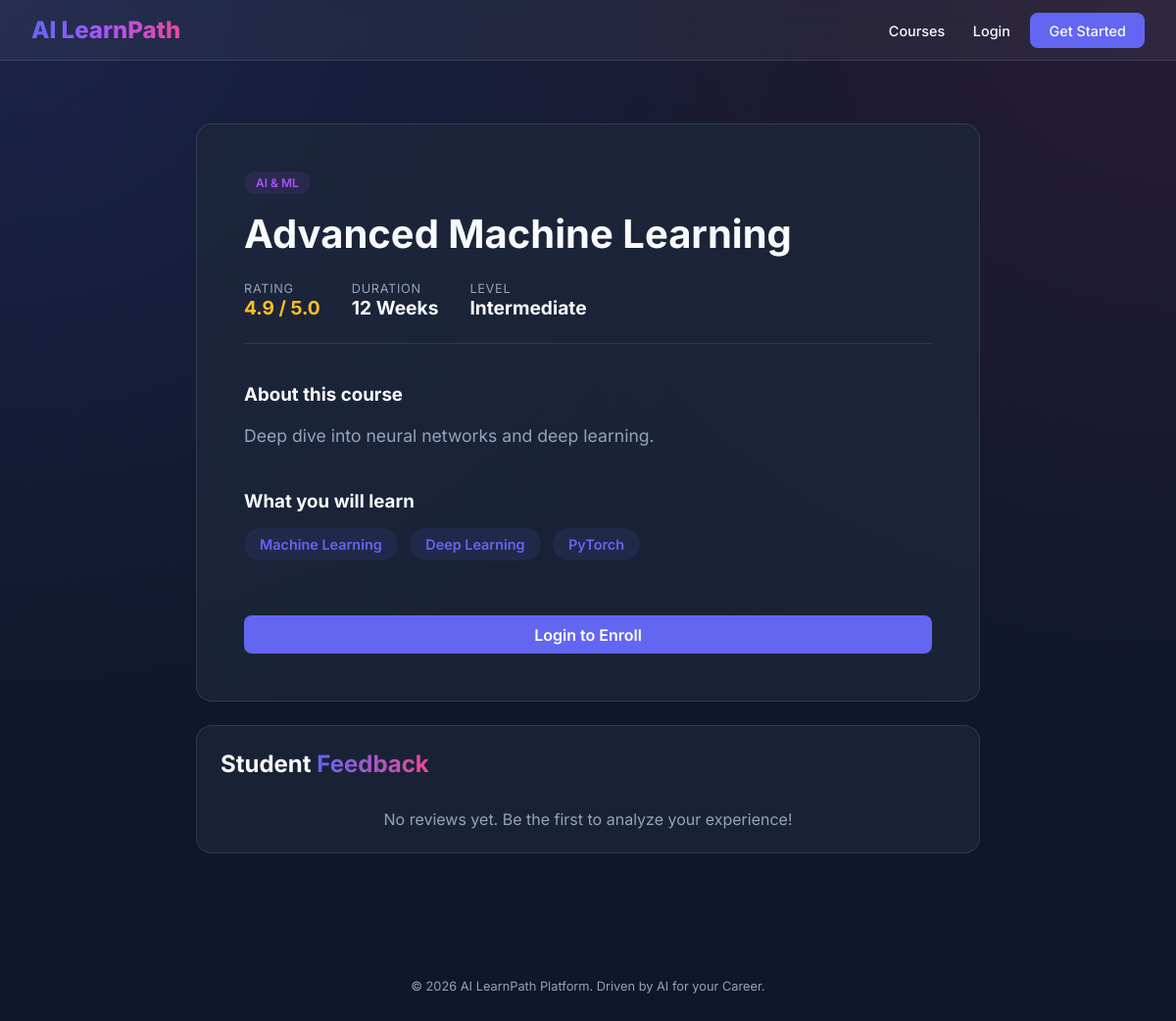
Screenshot of /course/2/ with the database file from the repository.
### core/models.py (models this page shows, shortened)
class Course(models.Model):
    title = models.CharField(max_length=200)
    description = models.TextField()
    category = models.CharField(max_length=100)
    skills_taught = models.ManyToManyField(Skill, related_name="courses")
    popularity_score = models.FloatField(default=0.0)
    image_url = models.CharField(max_length=500, blank=True, null=True)

class Skill(models.Model):
    name = models.CharField(max_length=100, unique=True)

### core/views.py (the view, shortened to what this page needs)
# urls.py: path('course/<int:pk>/', core_views.course_detail, name='course_detail'),
def course_detail(request, pk):
    course = get_object_or_404(Course, pk=pk)
    is_enrolled = False
    if request.user.is_authenticated:
        is_enrolled = Enrollment.objects.filter(student=request.user.studentprofile, course=course).exists()
    reviews = course.reviews.all().order_by('-created_at')
    return render(request, 'core/course_detail.html', {'course': course, 'is_enrolled': is_enrolled, 'reviews': reviews})

### templates/core/course_detail.html (shortened to what this page needs)
{% extends 'base.html' %}
{% block content %}
<div style="max-width: 800px; margin: 4rem auto;">
    <div class="card" style="padding: 3rem;">
        <span class="tag" style="background: rgba(168, 85, 247, 0.1); color: #a855f7; margin-bottom: 1rem;">{{ course.category }}</span>
        <h1 style="font-size: 2.5rem; margin-bottom: 1.5rem;">{{ course.title }}</h1>
        <div style="display: flex; gap: 2rem; margin-bottom: 2.5rem; border-bottom: 1px solid var(--glass-border); padding-bottom: 1.5rem;">
            <div>
                <div class="stat-label">Rating</div>
                <div style="color: #fbbf24; font-weight: 700; font-size: 1.2rem;">{{ course.popularity_score }} / 5.0</div>
            </div>
            <div>
                <div class="stat-label">Duration</div>
                <div style="font-weight: 700; font-size: 1.2rem;">12 Weeks</div>
            </div>
            <div>
                <div class="stat-label">Level</div>
                <div style="font-weight: 700; font-size: 1.2rem;">Intermediate</div>
            </div>
        </div>
        <h3 style="margin-bottom: 1rem;">About this course</h3>
        <p style="color: var(--text-muted); line-height: 1.7; font-size: 1.1rem; margin-bottom: 2.5rem;">
            {{ course.description }}
        </p>
        <h3 style="margin-bottom: 1rem;">What you will learn</h3>
        <div style="margin-bottom: 3rem;">
            {% for skill in course.skills_taught.all %}
                <span class="tag" style="font-size: 0.9rem; padding: 0.5rem 1rem;">{{ skill.name }}</span>
            {% endfor %}
        </div>
        {% if user.is_authenticated %}
            {% if is_enrolled %}
                <button class="btn-primary" style="width: 100%; opacity: 0.7; cursor: not-allowed;" disabled>Already Enrolled</button>
            {% else %}
                <a href="{% url 'enroll_course' course.id %}" class="btn-primary" style="width: 100%; display: block; text-align: center; text-decoration: none;">Enroll Now</a>
            {% endif %}
        {% else %}
            <a href="{% url 'login' %}" class="btn-primary" style="width: 100%; display: block; text-align: center; text-decoration: none;">Login to Enroll</a>
        {% endif %}
    </div>
    <div class="card">
        <h2 style="margin-bottom: 2rem;">Student <span class="gradient-text">Feedback</span></h2>
        <div class="reviews">
            {% for review in reviews %}
            <div style="margin-bottom: 2rem; padding: 1rem; background: rgba(255,255,255,0.03); border-radius: 0.5rem;">
                <div style="display: flex; justify-content: space-between; align-items: center; margin-bottom: 0.5rem;">
                    <strong>{{ review.student.user.username }}</strong>
                    <div>
                        <span class="tag" style="background:
                            {% if review.sentiment == 'Positive' %}rgba(34, 197, 94, 0.1){% elif review.sentiment == 'Negative' %}rgba(239, 68, 68, 0.1){% else %}rgba(148, 163, 184, 0.1){% endif %};
                            color: {% if review.sentiment == 'Positive' %}#22c55e{% elif review.sentiment == 'Negative' %}#ef4444{% else %}#94a3b8{% endif %};">
                            AI Sentiment: {{ review.sentiment }}
                        </span>
                        <span style="color: #fbbf24; font-weight: 700; margin-left: 1rem;">{{ review.rating }} ★</span>
                    </div>
                </div>
                <p style="color: var(--text-muted); font-size: 0.95rem;">{{ review.comment }}</p>
                <small style="color: rgba(255,255,255,0.2); font-size: 0.75rem;">{{ review.created_at|date:"M d, Y" }}</small>
            </div>
            {% empty %}
                <p style="color: var(--text-muted); text-align: center;">No reviews yet. Be the first to analyze your experience!</p>
            {% endfor %}
        </div>
    </div>
</div>
{% endblock %}

### static/css/style.css (style rules this page uses)
:root { --primary-color: #6366f1; --primary-hover: #4f46e5; --secondary-color: #ec4899; --bg-dark: #0f172a; --bg-card: rgba(30, 41, 59, 0.7); --text-main: #f8fafc; --text-muted: #94a3b8; --glass-border: rgba(255, 255, 255, 0.1); --glass-bg: rgba(255, 255, 255, 0.05); }
* { margin: 0; padding: 0; box-sizing: border-box; font-family: 'Inter', system-ui, -apple-system, sans-serif; }
body { background: var(--bg-dark); color: var(--text-main); min-height: 100vh; background-image: radial-gradient(at 0% 0%, rgba(99, 102, 241, 0.15) 0px, transparent 50%), radial-gradient(at 100% 0%, rgba(236, 72, 153, 0.1) 0px, transparent 50%); }
.btn-primary { background: var(--primary-color); color: white; padding: 0.6rem 1.2rem; border-radius: 0.5rem; border: none; font-weight: 600; cursor: pointer; transition: transform 0.2s, background 0.2s; }
.card { background: var(--bg-card); backdrop-filter: blur(8px); border: 1px solid var(--glass-border); border-radius: 1rem; padding: 1.5rem; margin-bottom: 1.5rem; transition: transform 0.3s ease; }
.tag { display: inline-block; padding: 0.25rem 0.75rem; border-radius: 9999px; background: rgba(99, 102, 241, 0.1); color: var(--primary-color); font-size: 0.75rem; font-weight: 600; margin-right: 0.5rem; margin-bottom: 0.5rem; }
.stat-label { font-size: 0.8rem; color: var(--text-muted); text-transform: uppercase; letter-spacing: 0.05em; }
.gradient-text { background: linear-gradient(to right, #6366f1, #ec4899); -webkit-background-clip: text; -webkit-text-fill-color: transparent; }

### rows the page displays
Course: category "AI & ML", title "Advanced Machine Learning", popularity_score "4.9", description "Deep dive into neural networks and deep learning."
Skill: name "Machine Learning"
Skill: name "Deep Learning"
Skill: name "PyTorch"
